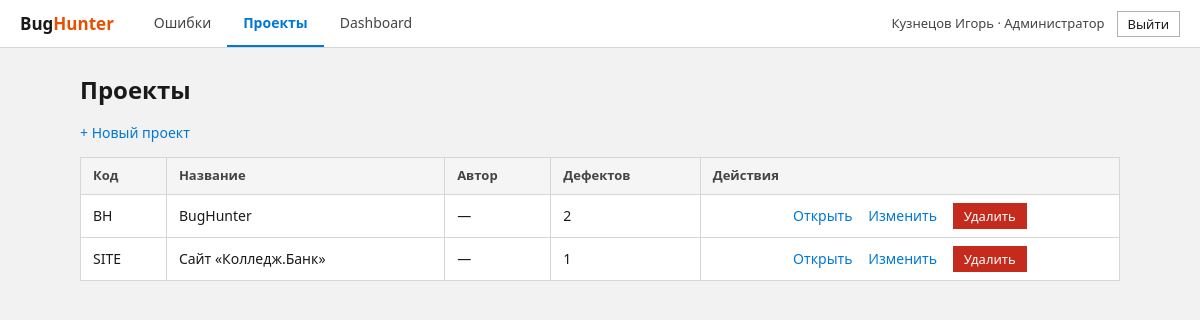
/projects.php (signed in), run on an earlier commit of the app's database.
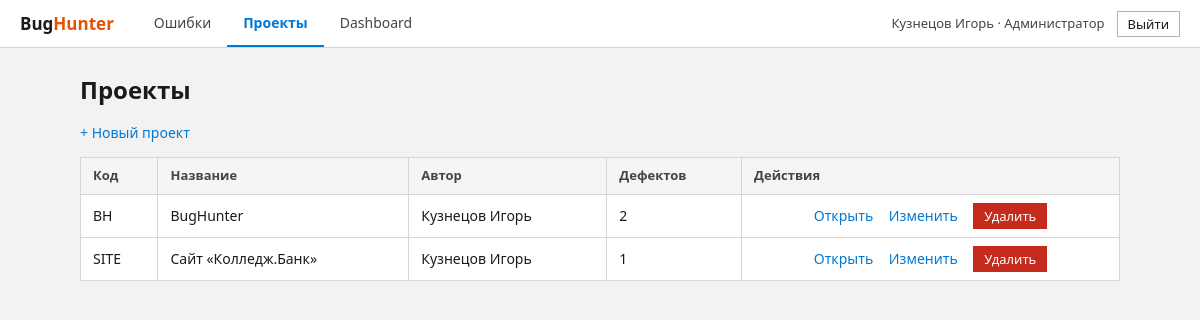
And on a later commit of the database.
### tables this page shows
CREATE TABLE projects (
    project_id INTEGER PRIMARY KEY AUTOINCREMENT,
    code       TEXT    NOT NULL UNIQUE
               CHECK (length(code) BETWEEN 2 AND 10),
    name       TEXT    NOT NULL,
    lead_id    INTEGER REFERENCES users (user_id) ON DELETE SET NULL,
    created_at TEXT    NOT NULL DEFAULT CURRENT_TIMESTAMP
, owner_id INTEGER REFERENCES users (user_id), description TEXT NOT NULL DEFAULT '');

### config/database.php (called while the page is built, shortened)
<?php
function getPdo(): PDO
{
    static $pdo = null;
    if ($pdo === null) {
        $pdo = new PDO('sqlite:' . DB_PATH, null, null, [
            PDO::ATTR_ERRMODE            => PDO::ERRMODE_EXCEPTION,
            PDO::ATTR_DEFAULT_FETCH_MODE => PDO::FETCH_ASSOC,
        ]);
        $pdo->exec('PRAGMA foreign_keys = ON');
    }
    return $pdo;
}

### projects_lib.php (called while the page is built, shortened)
<?php
require_once __DIR__ . '/auth.php';
function canManage(array $user, array $project): bool
{
    return $user['role'] === 'admin' || (int) $project['owner_id'] === (int) $user['user_id'];
}
function canCreate(array $user): bool
{
    return $user['role'] !== 'customer';
}
    ?>

### projects.php (the view, shortened to what this page needs)
<?php
require __DIR__ . '/projects_lib.php';
$me = requireLogin();
$projects = getPdo()->query(
    'SELECT p.project_id, p.code, p.name, p.owner_id, u.full_name AS owner_name,
            (SELECT COUNT(*) FROM bugs b WHERE b.project_id = p.project_id) AS bugs_count
     FROM projects p
     LEFT JOIN users u ON u.user_id = p.owner_id
     ORDER BY p.project_id'
)->fetchAll();
pageHeader('Проекты');
?>
<h1>Проекты</h1>
<p class="links">
    <?php if (canCreate($me)): ?><a href="project_create.php">+ Новый проект</a><?php endif; ?>
</p>
<?php if ($projects === []): ?>
    <p><em>Проектов пока нет.</em></p>
<?php else: ?>
<table class="table">
    <tr><th>Код</th><th>Название</th><th>Автор</th><th>Дефектов</th><th>Действия</th></tr>
    <?php foreach ($projects as $p): ?>
    <tr>
        <td><?= h($p['code']) ?></td>
        <td><?= h($p['name']) ?></td>
        <td><?= h($p['owner_name'] ?? '—') ?></td>
        <td><?= (int) $p['bugs_count'] ?></td>
        <td class="actions">
            <a href="project_view.php?id=<?= (int) $p['project_id'] ?>">Открыть</a>
            <?php if (canManage($me, $p)): ?>
                <a href="project_edit.php?id=<?= (int) $p['project_id'] ?>">Изменить</a>
                <form method="POST" action="project_delete.php" onsubmit="return confirm('Удалить проект?')">
                    <button type="submit" class="btn-danger btn-sm">Удалить</button>
                </form>
            <?php endif; ?>
        </td>
    </tr>
    <?php endforeach; ?>
</table>
<?php endif; ?>

What changed in the data, as far as the page shows it:
changed projects "BH": owner_name "—" → "Кузнецов Игорь"
changed projects "SITE": owner_name "—" → "Кузнецов Игорь"
